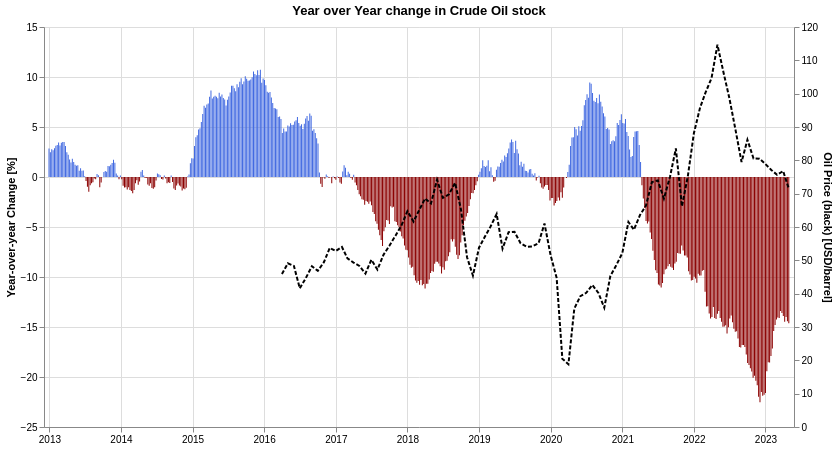

The Vega-Lite source for this figure:
### Vega-Lite specification from a JSON file in a GitHub repository (floating-point values rounded to 4 significant figures; data arrays with more than 128 entries replaced by an {"elided": "..."} marker saying what was removed)
{"config": {"view": {"continuousWidth": 400, "continuousHeight": 300}}, "layer": [{"data": {"name": "data-d9feb914cae6e46761e7589950b166a8"}, "mark": {"type": "bar", "width": 1}, "encoding": {"color": {"condition": {"value": "darkred", "test": "datum['Crude Oil'] < 0"}, "value": "royalblue"}, "tooltip": [{"field": "dt", "title": "", "type": "temporal"}, {"field": "Crude Oil", "format": ",.02f", "title": "YoY % Change", "type": "quantitative"}], "x": {"axis": {"title": ""}, "field": "dt", "type": "temporal"}, "y": {"axis": {"title": "Year-over-year Change [%]"}, "field": "Crude Oil", "type": "quantitative"}}, "height": 400, "title": "Year over Year change in Crude Oil stock", "width": 750}, {"data": {"name": "data-df6179bf0bbf477f11808d9a27ae8943"}, "mark": {"type": "line", "color": "black", "strokeDash": [4, 2]}, "encoding": {"x": {"field": "Date", "type": "temporal"}, "y": {"axis": {"title": "Oil Price (black) [USD/barrel]"}, "field": "Close-Nominal", "type": "quantitative"}}, "height": 400, "width": 750}], "background": "white", "resolve": {"scale": {"y": "independent"}}, "$schema": "https://vega.github.io/schema/vega-lite/v5.json", "datasets": {"data-d9feb914cae6e46761e7589950b166a8": {"elided": "592 records"}, "data-df6179bf0bbf477f11808d9a27ae8943": [{"Date": "2016-04-01T00:00:00", "Close-Adj": 57.95, "Close-Nominal": 45.92}, {"Date": "2016-05-01T00:00:00", "Close-Adj": 61.67, "Close-Nominal": 49.1}, {"Date": "2016-06-01T00:00:00", "Close-Adj": 60.51, "Close-Nominal": 48.33}, {"Date": "2016-07-01T00:00:00", "Close-Adj": 52.17, "Close-Nominal": 41.6}, {"Date": "2016-08-01T00:00:00", "Close-Adj": 56.01, "Close-Nominal": 44.7}, {"Date": "2016-09-01T00:00:00", "Close-Adj": 60.3, "Close-Nominal": 48.24}, {"Date": "2016-10-01T00:00:00", "Close-Adj": 58.53, "Close-Nominal": 46.86}, {"Date": "2016-11-01T00:00:00", "Close-Adj": 61.85, "Close-Nominal": 49.44}, {"Date": "2016-12-01T00:00:00", "Close-Adj": 67.15, "Close-Nominal": 53.72}, {"Date": "2017-01-01T00:00:00", "Close-Adj": 65.64, "Close-Nominal": 52.81}, {"Date": "2017-02-01T00:00:00", "Close-Adj": 66.92, "Close-Nominal": 54.01}, {"Date": "2017-03-01T00:00:00", "Close-Adj": 62.64, "Close-Nominal": 50.6}, {"Date": "2017-04-01T00:00:00", "Close-Adj": 60.87, "Close-Nominal": 49.33}, {"Date": "2017-05-01T00:00:00", "Close-Adj": 59.58, "Close-Nominal": 48.32}, {"Date": "2017-06-01T00:00:00", "Close-Adj": 56.72, "Close-Nominal": 46.04}, {"Date": "2017-07-01T00:00:00", "Close-Adj": 61.86, "Close-Nominal": 50.17}, {"Date": "2017-08-01T00:00:00", "Close-Adj": 58.05, "Close-Nominal": 47.23}, {"Date": "2017-09-01T00:00:00", "Close-Adj": 63.19, "Close-Nominal": 51.67}, {"Date": "2017-10-01T00:00:00", "Close-Adj": 66.56, "Close-Nominal": 54.38}, {"Date": "2017-11-01T00:00:00", "Close-Adj": 70.26, "Close-Nominal": 57.4}, {"Date": "2017-12-01T00:00:00", "Close-Adj": 73.95, "Close-Nominal": 60.42}, {"Date": "2018-01-01T00:00:00", "Close-Adj": 78.84, "Close-Nominal": 64.73}, {"Date": "2018-02-01T00:00:00", "Close-Adj": 74.71, "Close-Nominal": 61.64}, {"Date": "2018-03-01T00:00:00", "Close-Adj": 78.58, "Close-Nominal": 64.94}, {"Date": "2018-04-01T00:00:00", "Close-Adj": 82.63, "Close-Nominal": 68.57}, {"Date": "2018-05-01T00:00:00", "Close-Adj": 80.45, "Close-Nominal": 67.04}, {"Date": "2018-06-01T00:00:00", "Close-Adj": 88.83, "Close-Nominal": 74.15}, {"Date": "2018-07-01T00:00:00", "Close-Adj": 82.37, "Close-Nominal": 68.76}, {"Date": "2018-08-01T00:00:00", "Close-Adj": 83.55, "Close-Nominal": 69.8}, {"Date": "2018-09-01T00:00:00", "Close-Adj": 87.61, "Close-Nominal": 73.25}, {"Date": "2018-10-01T00:00:00", "Close-Adj": 77.98, "Close-Nominal": 65.31}, {"Date": "2018-11-01T00:00:00", "Close-Adj": 61.01, "Close-Nominal": 50.93}, {"Date": "2018-12-01T00:00:00", "Close-Adj": 54.54, "Close-Nominal": 45.41}, {"Date": "2019-01-01T00:00:00", "Close-Adj": 64.49, "Close-Nominal": 53.79}, {"Date": "2019-02-01T00:00:00", "Close-Adj": 68.32, "Close-Nominal": 57.22}, {"Date": "2019-03-01T00:00:00", "Close-Adj": 71.39, "Close-Nominal": 60.14}, {"Date": "2019-04-01T00:00:00", "Close-Adj": 75.48, "Close-Nominal": 63.91}, {"Date": "2019-05-01T00:00:00", "Close-Adj": 63.08, "Close-Nominal": 53.5}, {"Date": "2019-06-01T00:00:00", "Close-Adj": 68.88, "Close-Nominal": 58.47}, {"Date": "2019-07-01T00:00:00", "Close-Adj": 68.89, "Close-Nominal": 58.58}, {"Date": "2019-08-01T00:00:00", "Close-Adj": 64.8, "Close-Nominal": 55.1}, {"Date": "2019-09-01T00:00:00", "Close-Adj": 63.59, "Close-Nominal": 54.07}, {"Date": "2019-10-01T00:00:00", "Close-Adj": 63.55, "Close-Nominal": 54.18}, {"Date": "2019-11-01T00:00:00", "Close-Adj": 64.77, "Close-Nominal": 55.17}, {"Date": "2019-12-01T00:00:00", "Close-Adj": 71.75, "Close-Nominal": 61.06}, {"Date": "2020-01-01T00:00:00", "Close-Adj": 60.33, "Close-Nominal": 51.56}, {"Date": "2020-02-01T00:00:00", "Close-Adj": 52.23, "Close-Nominal": 44.76}, {"Date": "2020-03-01T00:00:00", "Close-Adj": 23.94, "Close-Nominal": 20.48}, {"Date": "2020-04-01T00:00:00", "Close-Adj": 22.17, "Close-Nominal": 18.84}, {"Date": "2020-05-01T00:00:00", "Close-Adj": 41.77, "Close-Nominal": 35.49}, {"Date": "2020-06-01T00:00:00", "Close-Adj": 45.99, "Close-Nominal": 39.27}, {"Date": "2020-07-01T00:00:00", "Close-Adj": 46.91, "Close-Nominal": 40.27}, {"Date": "2020-08-01T00:00:00", "Close-Adj": 49.47, "Close-Nominal": 42.61}, {"Date": "2020-09-01T00:00:00", "Close-Adj": 46.66, "Close-Nominal": 40.22}, {"Date": "2020-10-01T00:00:00", "Close-Adj": 41.48, "Close-Nominal": 35.79}, {"Date": "2020-11-01T00:00:00", "Close-Adj": 52.59, "Close-Nominal": 45.34}, {"Date": "2020-12-01T00:00:00", "Close-Adj": 56.23, "Close-Nominal": 48.52}, {"Date": "2021-01-01T00:00:00", "Close-Adj": 60.24, "Close-Nominal": 52.2}, {"Date": "2021-02-01T00:00:00", "Close-Adj": 70.6, "Close-Nominal": 61.5}, {"Date": "2021-03-01T00:00:00", "Close-Adj": 67.44, "Close-Nominal": 59.16}, {"Date": "2021-04-01T00:00:00", "Close-Adj": 71.85, "Close-Nominal": 63.58}, {"Date": "2021-05-01T00:00:00", "Close-Adj": 74.34, "Close-Nominal": 66.32}, {"Date": "2021-06-01T00:00:00", "Close-Adj": 81.63, "Close-Nominal": 73.47}, {"Date": "2021-07-01T00:00:00", "Close-Adj": 81.79, "Close-Nominal": 73.95}, {"Date": "2021-08-01T00:00:00", "Close-Adj": 75.56, "Close-Nominal": 68.5}, {"Date": "2021-09-01T00:00:00", "Close-Adj": 82.53, "Close-Nominal": 75.03}, {"Date": "2021-10-01T00:00:00", "Close-Adj": 91.17, "Close-Nominal": 83.57}, {"Date": "2021-11-01T00:00:00", "Close-Adj": 71.87, "Close-Nominal": 66.18}, {"Date": "2021-12-01T00:00:00", "Close-Adj": 81.45, "Close-Nominal": 75.21}, {"Date": "2022-01-01T00:00:00", "Close-Adj": 94.67, "Close-Nominal": 88.15}, {"Date": "2022-02-01T00:00:00", "Close-Adj": 101.8, "Close-Nominal": 95.72}, {"Date": "2022-03-01T00:00:00", "Close-Adj": 105.3, "Close-Nominal": 100.3}, {"Date": "2022-04-01T00:00:00", "Close-Adj": 109.3, "Close-Nominal": 104.7}, {"Date": "2022-05-01T00:00:00", "Close-Adj": 118.5, "Close-Nominal": 114.7}, {"Date": "2022-06-01T00:00:00", "Close-Adj": 108.4, "Close-Nominal": 106.4}, {"Date": "2022-07-01T00:00:00", "Close-Adj": 100.5, "Close-Nominal": 98.62}, {"Date": "2022-08-01T00:00:00", "Close-Adj": 90.89, "Close-Nominal": 89.2}, {"Date": "2022-09-01T00:00:00", "Close-Adj": 80.84, "Close-Nominal": 79.49}, {"Date": "2022-10-01T00:00:00", "Close-Adj": 87.3, "Close-Nominal": 86.18}, {"Date": "2022-11-01T00:00:00", "Close-Adj": 81.68, "Close-Nominal": 80.55}, {"Date": "2022-12-01T00:00:00", "Close-Adj": 81.88, "Close-Nominal": 80.51}, {"Date": "2023-01-01T00:00:00", "Close-Adj": 79.58, "Close-Nominal": 78.87}, {"Date": "2023-02-01T00:00:00", "Close-Adj": 77.28, "Close-Nominal": 77.05}, {"Date": "2023-03-01T00:00:00", "Close-Adj": 75.67, "Close-Nominal": 75.67}, {"Date": "2023-04-01T00:00:00", "Close-Adj": 76.78, "Close-Nominal": 76.78}, {"Date": "2023-05-01T00:00:00", "Close-Adj": 71.34, "Close-Nominal": 71.34}]}}
